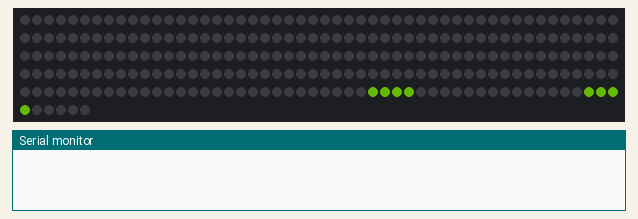
This sketch was run on a simulated ESP32. On the bench: 256 RGB LEDs in strip order, left to right, continuing on the next row, the last lines printed to the serial monitor. Dim RGB values are drawn brighter than linear; WiFi joins after 1.5 s; servers stay silent unless stated; colours are those a GRB WS2812 strip shows for the declared byte order; the local clock reads 2024-03-15 10:24:30 at power-on unless the sketch sets it.

Above: at 2.1 s.
At 15.6 s:
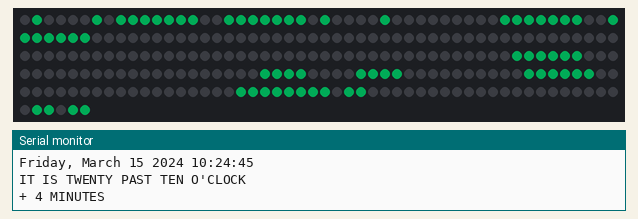

The sketch:

WordClock.ino
```cpp
#include <FastLED.h>
#include <WiFiManager.h>
#include "time.h"

// NTP Info
const char* ntpServer = "0.pool.ntp.org";

// Time data
struct tm timeinfo;
String timezone ="EST5EDT,M3.2.0,M11.1.0";

// Number of items in strip
#define NUM_LEDS 256
#define DATA_PIN 16
#define ARRAY_SIZE(A) (sizeof(A) / sizeof((A)[0]))

// Text
const uint8_t ledITIS[] = {255,254,252,251,224,225,227,228};
const uint8_t ledPAST[] = {181,180,179,178,170,171,172,173};
const uint8_t ledTO[] = {178,177,173,174};
const uint8_t ledOCLOCK[] = {40,41,42,43,44,45,46,49,50,51,52,53,54,55};
const uint8_t ledPLUS[] = {1,30};
const uint8_t ledMINUTES[] = {8,9,10,11,12,13,14,17,18,19,20,21,22,23,1,30};

// MINUTES
const uint8_t ledHALF[]= {233,234,235,236,243,244,245,246};
const uint8_t ledTOPTEN[] = {237,238,239,240,241,242};
const uint8_t ledTOPTWENTY[] = {223,222,221,220,219,218,192,193,194,195,196,197};
const uint8_t ledTOPFIVE[] = {217,216,215,214,198,199,200,201};
const uint8_t ledTOPQUARTER[] = {190,189,188,187,186,185,184,167,166,165,164,163,162,161};

// HOURS
const uint8_t ledONE[] = {59,58,57,36,37,38};
const uint8_t ledTWO[] = {155,154,153,132,133,134};
const uint8_t ledTHREE[] = {151,150,149,148,147,136,137,138,139,140};
const uint8_t ledFOUR[] = {115,114,113,112,111,110,109,108};
const uint8_t ledFIVE[] = {159,158,157,156,128,129,130,131};
const uint8_t ledSIX[] = {85,84,83,76,75,74};
const uint8_t ledSEVEN[] = {95,94,93,92,91,68,67,66,65,64};
const uint8_t ledEIGHT[] = {90,89,88,87,86,69,70,71,72,73};
const uint8_t ledNINE[] = {63,62,61,60,32,33,34,35};
const uint8_t ledTEN[] = {141,142,143,144,145,146};
const uint8_t ledELEVEN[] = {96,97,98,99,100,101,122,123,124,125,126,127};
const uint8_t ledTWELVE[] = {102,103,104,105,106,107,116,117,118,119,120,121};

// Minute Offset
const uint8_t offset_minutes[][2] = {
    {0,0},
    {3,28},
    {4,27},
    {5,26},
    {6,25}
};

uint8_t timeleds[256];

CRGBArray<NUM_LEDS> leds;

void setup() {
    delay(2000);
    FastLED.addLeds<WS2812B,DATA_PIN,RGB>(leds, NUM_LEDS);
    FastLED.setBrightness(70);
    FastLED.clear();

    fill_solid(leds,NUM_LEDS, 0);
    leds(250,247) = CRGB::DarkOrange;
    leds(229,232) = CRGB::DarkOrange;
    FastLED.show();

    Serial.begin(115200);

    WiFi.mode(WIFI_STA);
    WiFiManager wfm;

    bool res;

    // wfm.resetSettings();  // Uncomment for debugging WifiManager
    res = wfm.autoConnect("WordClock");

    if (!res) {
        Serial.println("Failed to connect");
    }
    Serial.println("");
    Serial.println("WiFi connected.");

    printIPAddress();

    // Connect to NTP and set our timezone
    configTime(0, 0, ntpServer);
    setenv("TZ",timezone.c_str(),1);
    tzset();

}

void addWord(const uint8_t word_to_add[], size_t word_size, int* cur_pos) {
    memcpy(timeleds+*cur_pos,word_to_add,word_size);
    *cur_pos += word_size;
}

void printIPAddress() {
  IPAddress myip = WiFi.localIP();
  char buff[50];
  int iplen = snprintf(buff, sizeof(buff), "%d.%d.%d.%d",myip[0],myip[1],myip[2],myip[3]);

  for (int i=0; i<iplen; i++) {
    int cur_pos = 0;
    memset(timeleds,0, ARRAY_SIZE(timeleds));
    fill_solid(leds,NUM_LEDS, 0);

    switch(buff[i]) {
    case 49:
      addWord(ledONE, ARRAY_SIZE(ledONE), &cur_pos);
      break;
    case 50:
      addWord(ledTWO, ARRAY_SIZE(ledTWO), &cur_pos);
      break;
    case 51:
      addWord(ledTHREE, ARRAY_SIZE(ledTHREE), &cur_pos);
      break;
    case 52:
      addWord(ledFOUR, ARRAY_SIZE(ledFOUR), &cur_pos);
      break;
    case 53:
      addWord(ledFIVE, ARRAY_SIZE(ledFIVE), &cur_pos);
      break;
    case 54:
      addWord(ledSIX, ARRAY_SIZE(ledSIX), &cur_pos);
      break;
    case 55:
      addWord(ledSEVEN, ARRAY_SIZE(ledSEVEN), &cur_pos);
      break;
    case 56:
      addWord(ledEIGHT, ARRAY_SIZE(ledEIGHT), &cur_pos);
      break;
    case 57:
      addWord(ledNINE, ARRAY_SIZE(ledNINE), &cur_pos);
      break;
    case 46:
      addWord(ledPLUS, ARRAY_SIZE(ledPLUS), &cur_pos);
      break;
    }

    timeleds[cur_pos] = 0;

    uint8_t j = 0;

    while(timeleds[j] > 0) {
      leds[timeleds[j]] = CHSV(123,230,255);
      j++;
      Serial.print(j);
      Serial.print(" - ");
      Serial.println(timeleds[j]);
    }

    FastLED.delay(1000);
  }
}

void printLocalTime() {
  if(!getLocalTime(&timeinfo)){
    Serial.println("Failed to obtain time");
    return;
  }

  Serial.println(&timeinfo, "%A, %B %d %Y %H:%M:%S");

  // Clearout the timeleds array
  int cur_pos = 0;
  memset(timeleds,0, ARRAY_SIZE(timeleds));

  // Add our IT IS
  addWord(ledITIS, ARRAY_SIZE(ledITIS), &cur_pos);
  Serial.print("IT IS ");

  // Determine the minute information to display
  uint8_t ntp_minutes = timeinfo.tm_min;

  if ((ntp_minutes >= 30) && (ntp_minutes < 35)) {
    addWord(ledHALF, ARRAY_SIZE(ledHALF), &cur_pos);
    Serial.print("HALF");
  }

  if (((ntp_minutes >= 10) && (ntp_minutes < 15)) || ((ntp_minutes >=50) && (ntp_minutes <55))) {
    addWord(ledTOPTEN, ARRAY_SIZE(ledTOPTEN), &cur_pos);
    Serial.print("TEN");
  }

  if (((ntp_minutes >=20) && (ntp_minutes < 30)) || ((ntp_minutes >=35) && (ntp_minutes < 45))){
    addWord(ledTOPTWENTY, ARRAY_SIZE(ledTOPTWENTY),&cur_pos);
    Serial.print("TWENTY");
  }

  if (((ntp_minutes >= 5) && (ntp_minutes < 10)) || ((ntp_minutes >=25) && (ntp_minutes < 30)) ||
      ((ntp_minutes >= 35) && (ntp_minutes < 40)) || ((ntp_minutes >= 55))) {
        addWord(ledTOPFIVE, ARRAY_SIZE(ledTOPFIVE), &cur_pos);
        Serial.print("FIVE");
  }

  if (((ntp_minutes >= 15) && (ntp_minutes < 20)) || ((ntp_minutes >=45) && (ntp_minutes < 50))) {
    addWord(ledTOPQUARTER, ARRAY_SIZE(ledTOPQUARTER), &cur_pos);
    Serial.print("QUARTER");
  }

  int shown_hour_offset = 0;   // If we flip to "TO" for the time, we need to show the next hour
  if (ntp_minutes > 4) {
    if (ntp_minutes >= 35) {
        addWord(ledTO, ARRAY_SIZE(ledTO), &cur_pos);
        Serial.print(" TO");
        shown_hour_offset = 1;

    } else {
        addWord(ledPAST, ARRAY_SIZE(ledPAST), &cur_pos);
        Serial.print(" PAST");
    }
  }

  // Map our hours

  uint8_t shown_hour = timeinfo.tm_hour % 12;  // Offset from 24 hours time
  if (shown_hour == 0)  { shown_hour = 12; } // Midnight is shown as 0, we want to show it as 12
  shown_hour += shown_hour_offset; // Add the hour offset it this is a "TO" time being spresented

  switch(shown_hour){
    case 1:
      addWord(ledONE, ARRAY_SIZE(ledONE), &cur_pos);
      Serial.print(" ONE");
      break;
    case 2:
      addWord(ledTWO, ARRAY_SIZE(ledTWO), &cur_pos);
      Serial.print(" TWO");
      break;
    case 3:
      addWord(ledTHREE, ARRAY_SIZE(ledTHREE), &cur_pos);
      Serial.print(" THREE");
      break;
    case 4:
      addWord(ledFOUR, ARRAY_SIZE(ledFOUR), &cur_pos);
      Serial.print(" FOUR");
      break;
    case 5:
      addWord(ledFIVE, ARRAY_SIZE(ledFIVE), &cur_pos);
      Serial.print(" FIVE");
      break;
    case 6:
      addWord(ledSIX, ARRAY_SIZE(ledSIX), &cur_pos);
      Serial.print(" SIX");
      break;
    case 7:
      addWord(ledSEVEN, ARRAY_SIZE(ledSEVEN), &cur_pos);
      Serial.print(" SEVEN");
      break;
    case 8:
      addWord(ledEIGHT, ARRAY_SIZE(ledEIGHT), &cur_pos);
      Serial.print(" EIGHT");
      break;
    case 9:
      addWord(ledNINE, ARRAY_SIZE(ledNINE), &cur_pos);
      Serial.print(" NINE");
      break;
    case 10:
      addWord(ledTEN, ARRAY_SIZE(ledTEN), &cur_pos);
      Serial.print(" TEN");
      break;
    case 11:
      addWord(ledELEVEN, ARRAY_SIZE(ledELEVEN), &cur_pos);
      Serial.print(" ELEVEN");
      break;
    case 12:
      addWord(ledTWELVE, ARRAY_SIZE(ledTWELVE), &cur_pos);
      Serial.print(" TWELVE");
      break;
  }

  // Add our O'Clock
  addWord(ledOCLOCK, ARRAY_SIZE(ledOCLOCK), &cur_pos);
  Serial.println(" O'CLOCK");

  // Figure out the additional offset (+1,2,3,4)
  int ntp_minutes_offset = ntp_minutes % 5;

  if (ntp_minutes_offset != 0) {
    addWord(ledMINUTES, ARRAY_SIZE(ledMINUTES), &cur_pos);
    Serial.print("+ ");

    addWord(offset_minutes[ntp_minutes_offset],2,&cur_pos);
    Serial.print(ntp_minutes_offset);
    Serial.print(" MINUTES");
  }

  timeleds[cur_pos] = 0;

}

void loop() {

    uint8_t hue = 224;
    fill_solid(leds,NUM_LEDS, 0);

    // Grab time and update the timeleds array
    printLocalTime();

    // Set the HUE for the LEDS until we hit -1
    uint8_t j = 0;

    while(timeleds[j] > 0) {
      leds[timeleds[j]] = CHSV(hue,230,255);
      j++;
    }

    FastLED.delay(15000);
}
```
